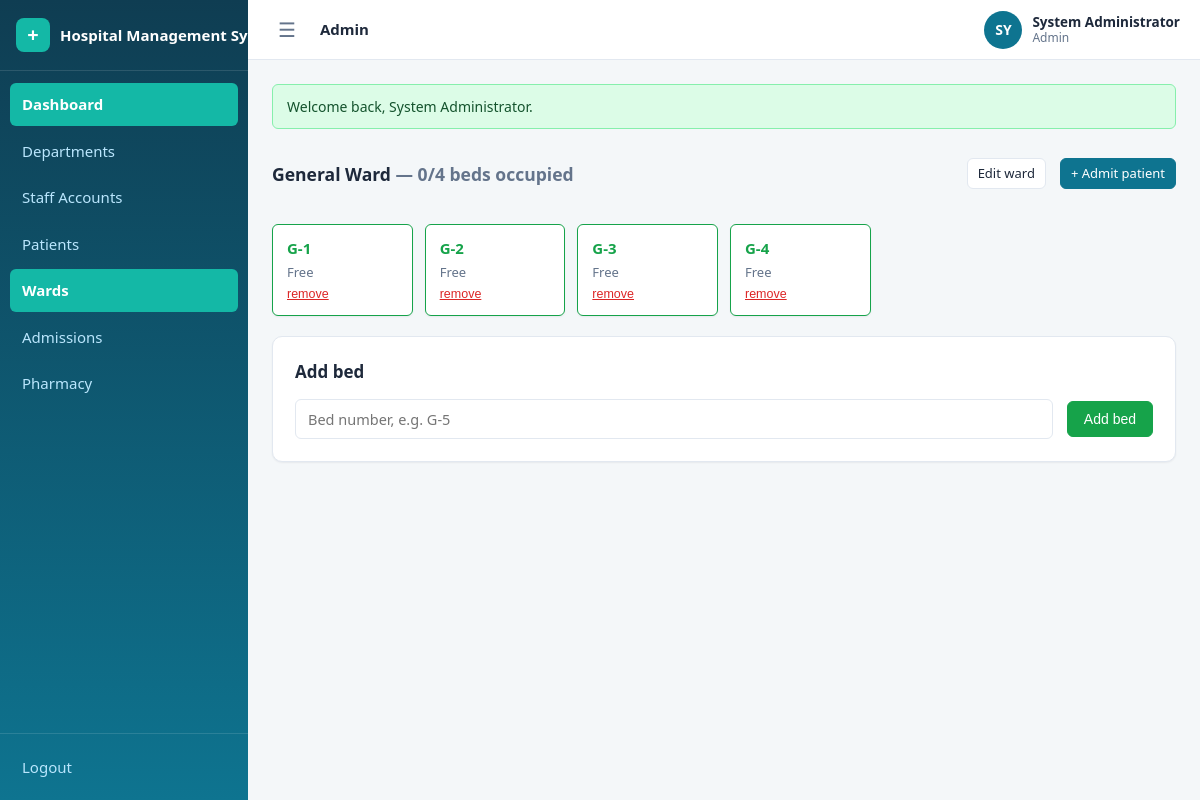
The app's page /admin/wards/1 (signed in) with its own data.
### tables this page shows
CREATE TABLE IF NOT EXISTS wards (
    id          INT UNSIGNED AUTO_INCREMENT PRIMARY KEY,
    name        VARCHAR(100) NOT NULL,
    description TEXT DEFAULT NULL,
    created_at  TIMESTAMP NOT NULL DEFAULT CURRENT_TIMESTAMP,
    updated_at  TIMESTAMP NOT NULL DEFAULT CURRENT_TIMESTAMP ON UPDATE CURRENT_TIMESTAMP,
    UNIQUE KEY uq_wards_name (name)
);

CREATE TABLE IF NOT EXISTS beds (
    id          INT UNSIGNED AUTO_INCREMENT PRIMARY KEY,
    ward_id     INT UNSIGNED NOT NULL,
    bed_number  VARCHAR(20) NOT NULL,
    status      ENUM('free','occupied') NOT NULL DEFAULT 'free',
    created_at  TIMESTAMP NOT NULL DEFAULT CURRENT_TIMESTAMP,
    UNIQUE KEY uq_beds_ward_number (ward_id, bed_number),
    KEY idx_beds_status (status),
    CONSTRAINT fk_beds_ward FOREIGN KEY (ward_id) REFERENCES wards(id) ON DELETE CASCADE
);

### config/helpers.php (called while the page is built, shortened)
<?php
function e($value): string
{
    return htmlspecialchars((string) $value, ENT_QUOTES, 'UTF-8');
}
function url(string $path = ''): string
{
    return BASE_URL . '/' . ltrim($path, '/');
}
function render_partial(string $view, array $data = []): string
{
    extract($data, EXTR_SKIP);
    require APP_ROOT . '/views/' . $view . '.php';
    return ob_get_clean();
}
function view(string $view, array $data = [], string $layout = 'app'): void
{
    $content = render_partial($view, $data);
}

### controllers/WardController.php (called while the page is built, shortened)
<?php
class WardController
{
    public function show(array $params): void
    {
        $user = require_role('admin', 'nurse');
        $ward = Ward::findById((int) $params['id']);
        view('admin/wards/show', [
            'ward'   => $ward,
            'beds'   => Ward::bedsOf((int) $ward['id']),
            'isAdmin'=> $user['role'] === 'admin',
        ]);
    }
}

### public/index.php (called while the page is built, shortened)
<?php
require_once __DIR__ . '/../config/config.php';
$method = $_SERVER['REQUEST_METHOD'];
$path   = '/' . trim($_GET['url'] ?? '', '/');
if ($path !== '/') {
    $path = rtrim($path, '/');
}
[$controllerClass, $action, $params] = dispatch($routes, $method, $path);
$controller = new $controllerClass();
call_user_func_array([$controller, $action], [$params]);
function dispatch(array $routes, string $method, string $path): array
{
    foreach ($routes[$method] ?? [] as $pattern => $handler) {
        $params = match_route($pattern, $path);
        if ($params !== null) {
            return [$handler[0], $handler[1], $params];
        }
    }
    exit;
}
function match_route(string $pattern, string $path): ?array
{
    $patternParts = explode('/', trim($pattern, '/'));
    $pathParts    = $path === '/' ? [''] : explode('/', trim($path, '/'));
    if (count($patternParts) !== count($pathParts)) {
        return null;
    }
    $params = [];
    foreach ($patternParts as $i => $segment) {
        if (strlen($segment) > 2 && $segment[0] === '{' && substr($segment, -1) === '}') {
            $key = substr($segment, 1, -1);
            $params[$key] = urldecode($pathParts[$i]);
        } elseif ($segment !== $pathParts[$i]) {
            return null;
        }
    }
    return $params;
}

### config/config.php (called while the page is built, shortened)
<?php
spl_autoload_register(function (string $class): void {
    foreach (['controllers', 'models'] as $dir) {
        $file = APP_ROOT . '/' . $dir . '/' . $class . '.php';
        if (is_file($file)) {
            return;
        }
    }
});
require_once APP_ROOT . '/config/database.php';
function db(): PDO
{
    return Database::getInstance();
}
require_once APP_ROOT . '/config/helpers.php';

### config/database.php (called while the page is built, shortened)
<?php
final class Database
{
    private static ?PDO $instance = null;
    public static function getInstance(): PDO
    {
        if (self::$instance === null) {
            $dsn = 'mysql:host=' . DB_HOST . ';port=' . DB_PORT . ';dbname=' . DB_NAME . ';charset=' . DB_CHARSET;
            try {
                self::$instance = new PDO($dsn, DB_USER, DB_PASS, [
                    PDO::ATTR_ERRMODE            => PDO::ERRMODE_EXCEPTION,
                    PDO::ATTR_DEFAULT_FETCH_MODE => PDO::FETCH_ASSOC,
                    PDO::ATTR_EMULATE_PREPARES   => false,
                ]);
            } catch (PDOException $e) {
                die('Database connection failed: ' . e($e->getMessage()));
            }
        }
        return self::$instance;
    }
}

### models/Ward.php (called while the page is built, shortened)
<?php
class Ward
{
    public static function findById(int $id)
    {
        $stmt = db()->prepare(
            'SELECT w.*, COUNT(b.id) AS bed_count,
                    COALESCE(SUM(b.status = "occupied"), 0) AS occupied_count
             FROM wards w
             LEFT JOIN beds b ON b.ward_id = w.id
             WHERE w.id = ?
             GROUP BY w.id'
        );
        $stmt->execute([$id]);
        return $stmt->fetch() ?: false;
    }
    public static function bedsOf(int $wardId): array
    {
        $stmt = db()->prepare(
            'SELECT b.*, a.id AS admission_id, p.id AS patient_id, u.name AS patient_name
             FROM beds b
             LEFT JOIN admissions a ON a.bed_id = b.id AND a.status = "admitted"
             LEFT JOIN patients  p ON p.id = a.patient_id
             LEFT JOIN users     u ON u.id = p.user_id
             WHERE b.ward_id = ?
             ORDER BY b.bed_number'
        );
        $stmt->execute([$wardId]);
        return $stmt->fetchAll();
    }
}

### views/admin/wards/show.php (the view, shortened to what this page needs)
<div class="row">
    <h3 class="grow">
        <?= e($ward['name']) ?>
        <span class="text-muted">— <?= (int) $ward['occupied_count'] ?>/<?= (int) $ward['bed_count'] ?> beds occupied</span>
    </h3>
    <?php if ($isAdmin): ?>
        <a class="btn btn-sm" href="<?= url('/admin/wards/' . (int) $ward['id'] . '/edit') ?>">Edit ward</a>
        <a class="btn btn-sm btn-primary" href="<?= url('/admin/admissions/new') ?>">+ Admit patient</a>
    <?php else: ?>
        <a class="btn btn-sm btn-primary" href="<?= url('/nurse/admissions/new') ?>">+ Admit patient</a>
    <?php endif; ?>
</div>
<?php if (!$beds): ?>
    <div class="card mt"><p class="muted">No beds in this ward yet<?= $isAdmin ? ' — use the form above to add one' : '' ?>.</p></div>
<?php else: ?>
<div class="bed-grid mt">
    <?php foreach ($beds as $bed): ?>
        <div class="bed <?= $bed['status'] === 'occupied' ? 'bed-occupied' : 'bed-free' ?>">
            <div class="bed-label"><?= e($bed['bed_number']) ?></div>
            <?php if ($bed['status'] === 'occupied'): ?>
                <div class="bed-patient">
                    <a href="<?= url(($isAdmin ? '/admin' : '/nurse') . '/admissions/' . (int) $bed['admission_id']) ?>"><?= e($bed['patient_name']) ?></a>
                </div>
            <?php else: ?>
                <div class="bed-patient text-muted">Free</div>
            <?php endif; ?>
            <?php if ($isAdmin && $bed['status'] === 'free'): ?>
                <form method="post" action="<?= url('/admin/beds/' . (int) $bed['id'] . '/delete') ?>">
                    <button class="link-danger" type="submit">remove</button>
                </form>
            <?php endif; ?>
        </div>
    <?php endforeach; ?>
</div>
<?php endif; ?>
<?php if ($isAdmin): ?>
<div class="card mt">
    <h3 class="card-title">Add bed</h3>
    <form method="post" action="<?= url('/admin/wards/' . (int) $ward['id'] . '/beds/store') ?>" class="row">
        <input type="text" name="bed_number" class="grow" placeholder="Bed number, e.g. G-5" required>
        <button class="btn btn-ok" type="submit">Add bed</button>
    </form>
</div>
<?php endif; ?>

### public/assets/css/style.css (style rules this page uses)
:root { --primary: #0e7490; --primary-dark: #155e75; --primary-soft: #ecfeff; --teal: #14b8a6; --teal-dark: #0f766e; --bg: #f4f7f9; --surface: #ffffff; --border: #e2e8f0; --text: #1e293b; --text-muted: #64748b; --ok: #16a34a; --ok-soft: #dcfce7; --warn: #b45309; --warn-soft: #fef3c7; --danger: #dc2626; --danger-soft: #fee2e2; --info: #0369a1; --info-soft: #dbeafe; --radius: 10px; --radius-sm: 6px; --shadow-sm: 0 1px 2px rgba(15, 23, 42, .06); --shadow-md: 0 10px 24px rgba(15, 23, 42, .10); --font: 'Segoe UI', system-ui, -apple-system, sans-serif; --sidebar-w: 248px; --sidebar-coll: 76px; --header-h: 60px; }
* { box-sizing: border-box; }
html, body { margin: 0; padding: 0; font-family: var(--font); color: var(--text); background: var(--bg); font-size: 15px; line-height: 1.5; }
a { color: var(--primary); text-decoration: none; }
.text-muted { color: var(--text-muted); }
.app { display: flex; min-height: 100vh; }
.mt { margin-top: 20px; }
.card { background: var(--surface); border: 1px solid var(--border); border-radius: var(--radius); box-shadow: var(--shadow-sm); padding: 22px; }
.card-title { margin: 0 0 14px; font-size: 17px; }
.bed-grid { display: grid; grid-template-columns: repeat(auto-fill, minmax(140px, 1fr)); gap: 12px; }
.bed { border: 1px solid var(--border); border-radius: var(--radius-sm); padding: 12px 14px; background: var(--surface); box-shadow: var(--shadow-sm); }
.bed-label { font-weight: 700; color: var(--text); font-size: 15px; margin-bottom: 4px; }
.bed-patient { font-size: 13px; line-height: 1.3; }
.bed-free { border-color: var(--ok); }
.bed-free .bed-label { color: var(--ok); }
.link-danger { background: none; border: none; padding: 0; color: var(--danger); font-size: 12.5px; cursor: pointer; text-decoration: underline; }
.btn { display: inline-flex; align-items: center; justify-content: center; gap: 6px; padding: 9px 16px; border-radius: var(--radius-sm); border: 1px solid var(--border); background: var(--surface); color: var(--text); font-size: 14px; font-weight: 500; cursor: pointer; transition: background .15s, border-color .15s, box-shadow .15s; }
.btn-primary { background: var(--primary); border-color: var(--primary); color: #fff; }
.btn-ok { background: var(--ok); border-color: var(--ok); color: #fff; }
.btn-sm { padding: 5px 10px; font-size: 13px; }
input[type="text"], input[type="email"], input[type="password"], input[type="date"], input[type="time"], input[type="tel"], input[type="search"], input[type="number"], select, textarea { width: 100%; padding: 9px 12px; border: 1px solid var(--border); border-radius: var(--radius-sm); font-size: 14.5px; font-family: var(--font); color: var(--text); background: var(--surface); transition: border-color .15s, box-shadow .15s; }
.row { display: flex; gap: 14px; align-items: center; flex-wrap: wrap; }
.row .grow { flex: 1; }

### records on screen
wards: name "General Ward"
beds: bed_number "G-1", status "Free"
beds: bed_number "G-2", status "Free"
beds: bed_number "G-3", status "Free"
beds: bed_number "G-4", status "Free"

### other values on screen
APP_NAME "Hospital Management…"
$label "Dashboard"
$label "Departments"
$label "Staff Accounts"
$label "Patients"
$label "Wards"
$label "Admissions"
$label "Pharmacy"
$roleLabel "Admin"
$initials "SY"
$user['name'] "System Administrator"
$flash['message'] "Welcome back, System Administrator."
$ward['occupied_count'] "0"
$ward['bed_count'] "4"
